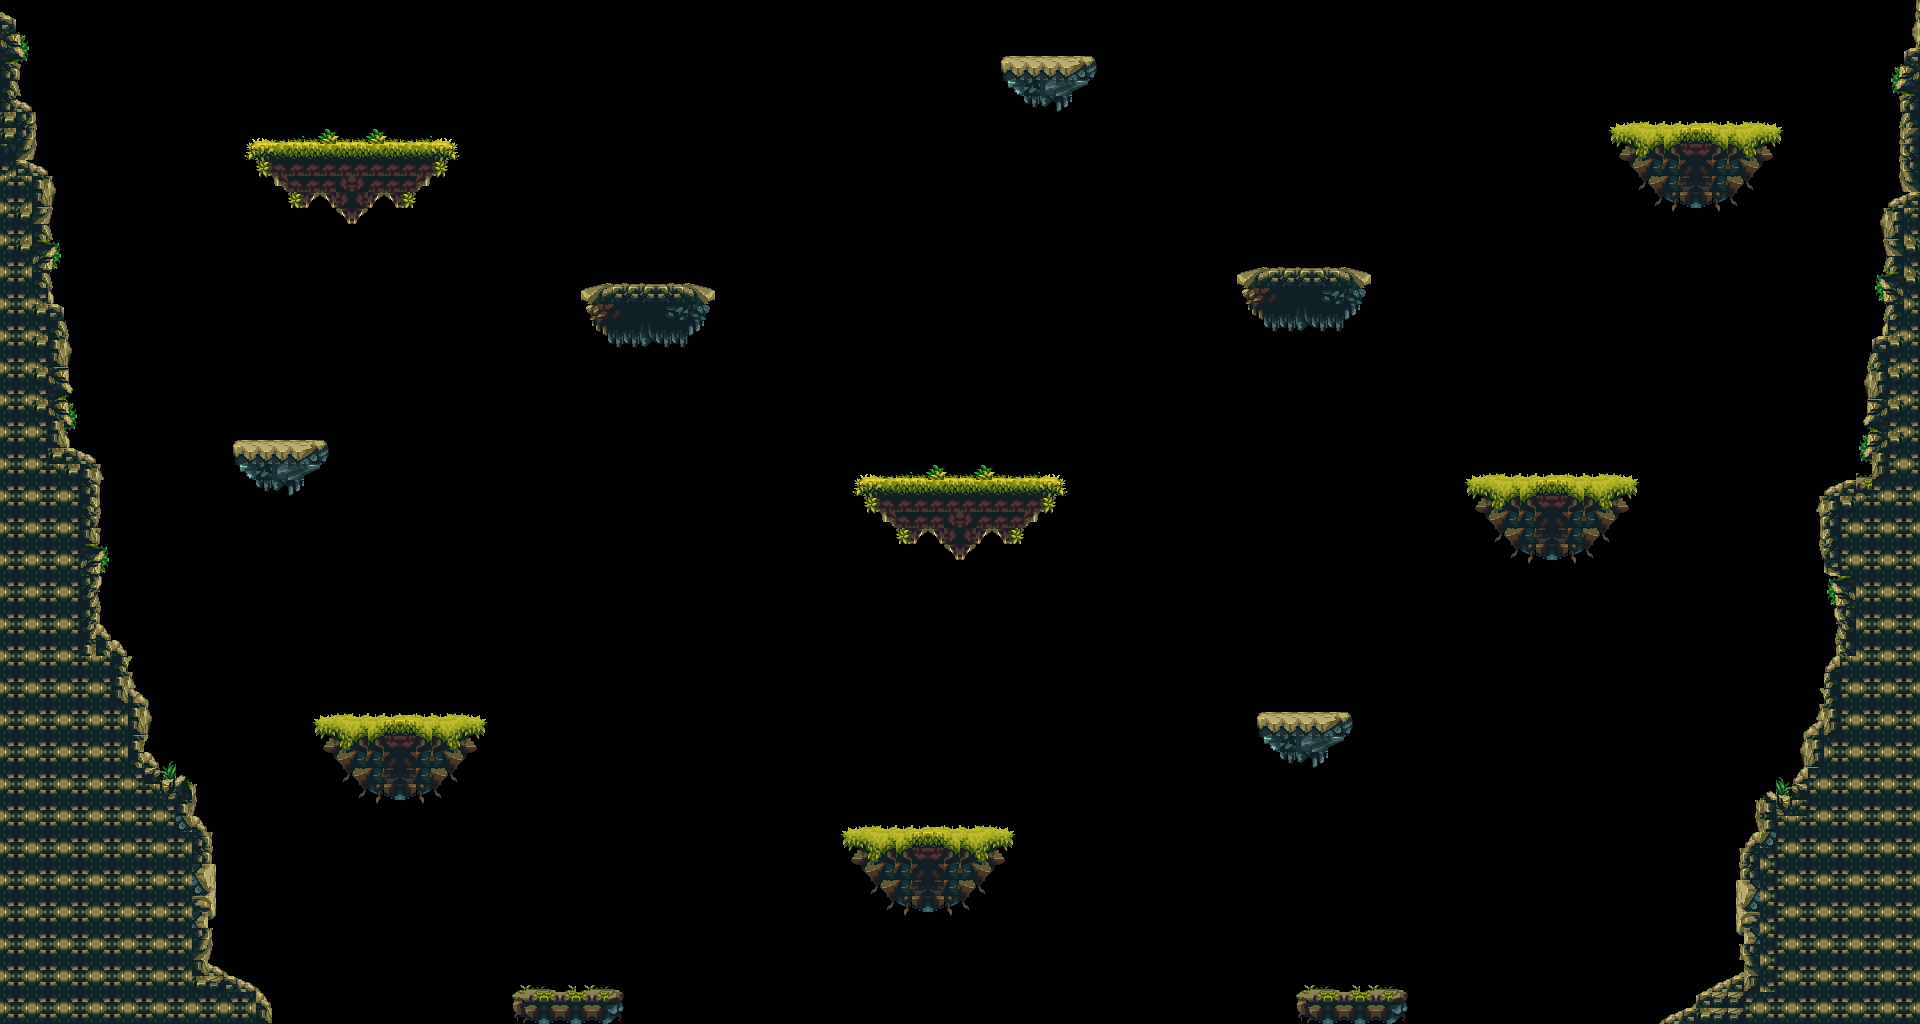

A 2D game scene composited from a Tiled map and its tileset images. What follows is a short description and the map's XML, with each tile layer's data collapsed to a summary:
An orthogonal 120x64 tile map with 16x16 px tiles, 1 tile layer (map) and 20 objects.

<map version="1.10" tiledversion="1.10.2" orientation="orthogonal" renderorder="right-down" width="120" height="64" tilewidth="16" tileheight="16" infinite="0" nextlayerid="3" nextobjectid="24">
 <tileset firstgid="1" name="tileset" tilewidth="16" tileheight="16" tilecount="1160" columns="58">
  <image source="tileset.png" width="928" height="320" />
 </tileset>
 <layer id="1" name="map" width="120" height="64">
  <data>[7680 cells, 1679 non-empty, 165 distinct tile ids]</data>
 </layer>
 <objectgroup id="2" name="collisions">
  <!-- 20 objects omitted --></objectgroup>
</map>
<!-- 20 of 20 objects omitted -->
